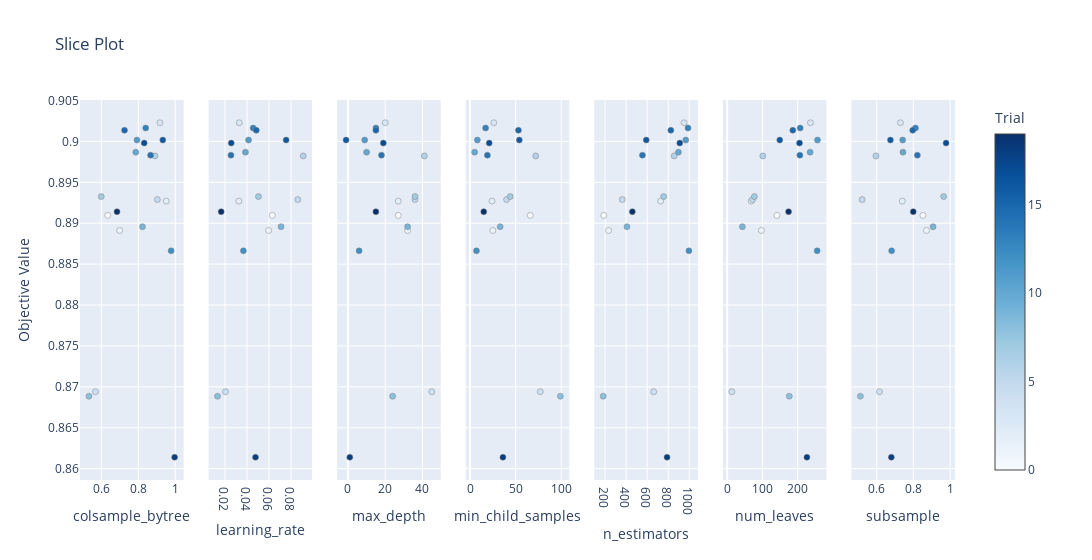

Write notebook code for a chart like this one.
### Code cell
optuna.visualization.plot_slice(study)

### Figure 1 — Plotly figure (JSON) as saved in the notebook; plotly's stock layout.template omitted (floating-point values rounded to 4 significant figures)
{"data": [{"marker": {"color": [0, 1, 2, 3, 4, 5, 6, 7, 8, 9, 10, 11, 12, 13, 14, 15, 16, 17, 18, 19], "colorbar": {"title": {"text": "Trial"}, "x": 1, "xpad": 40}, "colorscale": [[0, "rgb(247,251,255)"], [0.125, "rgb(222,235,247)"], [0.25, "rgb(198,219,239)"], [0.375, "rgb(158,202,225)"], [0.5, "rgb(107,174,214)"], [0.625, "rgb(66,146,198)"], [0.75, "rgb(33,113,181)"], [0.875, "rgb(8,81,156)"], [1, "rgb(8,48,107)"]], "line": {"color": "Grey", "width": 0.5}, "showscale": true}, "mode": "markers", "name": "Feasible Trial", "showlegend": false, "type": "scatter", "x": [0.6344, 0.6995, 0.9512, 0.9171, 0.5679, 0.9031, 0.8904, 0.5994, 0.5328, 0.8228, 0.7863, 0.7928, 0.9778, 0.8402, 0.8664, 0.7254, 0.9327, 0.832, 0.9968, 0.6848], "xaxis": "x", "y": [0.891, 0.8891, 0.8927, 0.9023, 0.8694, 0.8929, 0.8982, 0.8933, 0.8689, 0.8896, 0.8987, 0.9002, 0.8866, 0.9016, 0.8983, 0.9014, 0.9002, 0.8998, 0.8614, 0.8914], "yaxis": "y"}, {"marker": {"color": [0, 1, 2, 3, 4, 5, 6, 7, 8, 9, 10, 11, 12, 13, 14, 15, 16, 17, 18, 19], "colorbar": {"title": {"text": "Trial"}, "x": 1, "xpad": 40}, "colorscale": [[0, "rgb(247,251,255)"], [0.125, "rgb(222,235,247)"], [0.25, "rgb(198,219,239)"], [0.375, "rgb(158,202,225)"], [0.5, "rgb(107,174,214)"], [0.625, "rgb(66,146,198)"], [0.75, "rgb(33,113,181)"], [0.875, "rgb(8,81,156)"], [1, "rgb(8,48,107)"]], "line": {"color": "Grey", "width": 0.5}, "showscale": false}, "mode": "markers", "name": "Feasible Trial", "showlegend": false, "type": "scatter", "x": [0.06298, 0.05966, 0.03258, 0.03295, 0.02042, 0.08617, 0.09106, 0.05042, 0.01319, 0.07092, 0.03857, 0.04141, 0.0367, 0.04557, 0.02541, 0.04843, 0.07551, 0.02565, 0.04772, 0.01654], "xaxis": "x2", "y": [0.891, 0.8891, 0.8927, 0.9023, 0.8694, 0.8929, 0.8982, 0.8933, 0.8689, 0.8896, 0.8987, 0.9002, 0.8866, 0.9016, 0.8983, 0.9014, 0.9002, 0.8998, 0.8614, 0.8914], "yaxis": "y2"}, {"marker": {"color": [0, 1, 2, 3, 4, 5, 6, 7, 8, 9, 10, 11, 12, 13, 14, 15, 16, 17, 18, 19], "colorbar": {"title": {"text": "Trial"}, "x": 1, "xpad": 40}, "colorscale": [[0, "rgb(247,251,255)"], [0.125, "rgb(222,235,247)"], [0.25, "rgb(198,219,239)"], [0.375, "rgb(158,202,225)"], [0.5, "rgb(107,174,214)"], [0.625, "rgb(66,146,198)"], [0.75, "rgb(33,113,181)"], [0.875, "rgb(8,81,156)"], [1, "rgb(8,48,107)"]], "line": {"color": "Grey", "width": 0.5}, "showscale": false}, "mode": "markers", "name": "Feasible Trial", "showlegend": false, "type": "scatter", "x": [27, 32, 27, 20, 45, 36, 41, 36, 24, 32, 10, 9, 6, 15, 18, 15, -1, 19, 1, 15], "xaxis": "x3", "y": [0.891, 0.8891, 0.8927, 0.9023, 0.8694, 0.8929, 0.8982, 0.8933, 0.8689, 0.8896, 0.8987, 0.9002, 0.8866, 0.9016, 0.8983, 0.9014, 0.9002, 0.8998, 0.8614, 0.8914], "yaxis": "y3"}, {"marker": {"color": [0, 1, 2, 3, 4, 5, 6, 7, 8, 9, 10, 11, 12, 13, 14, 15, 16, 17, 18, 19], "colorbar": {"title": {"text": "Trial"}, "x": 1, "xpad": 40}, "colorscale": [[0, "rgb(247,251,255)"], [0.125, "rgb(222,235,247)"], [0.25, "rgb(198,219,239)"], [0.375, "rgb(158,202,225)"], [0.5, "rgb(107,174,214)"], [0.625, "rgb(66,146,198)"], [0.75, "rgb(33,113,181)"], [0.875, "rgb(8,81,156)"], [1, "rgb(8,48,107)"]], "line": {"color": "Grey", "width": 0.5}, "showscale": false}, "mode": "markers", "name": "Feasible Trial", "showlegend": false, "type": "scatter", "x": [66, 25, 24, 26, 77, 40, 72, 44, 99, 33, 5, 8, 7, 17, 19, 53, 54, 21, 36, 15], "xaxis": "x4", "y": [0.891, 0.8891, 0.8927, 0.9023, 0.8694, 0.8929, 0.8982, 0.8933, 0.8689, 0.8896, 0.8987, 0.9002, 0.8866, 0.9016, 0.8983, 0.9014, 0.9002, 0.8998, 0.8614, 0.8914], "yaxis": "y4"}, {"marker": {"color": [0, 1, 2, 3, 4, 5, 6, 7, 8, 9, 10, 11, 12, 13, 14, 15, 16, 17, 18, 19], "colorbar": {"title": {"text": "Trial"}, "x": 1, "xpad": 40}, "colorscale": [[0, "rgb(247,251,255)"], [0.125, "rgb(222,235,247)"], [0.25, "rgb(198,219,239)"], [0.375, "rgb(158,202,225)"], [0.5, "rgb(107,174,214)"], [0.625, "rgb(66,146,198)"], [0.75, "rgb(33,113,181)"], [0.875, "rgb(8,81,156)"], [1, "rgb(8,48,107)"]], "line": {"color": "Grey", "width": 0.5}, "showscale": false}, "mode": "markers", "name": "Feasible Trial", "showlegend": false, "type": "scatter", "x": [187, 233, 728, 951, 662, 363, 857, 757, 182, 408, 897, 967, 997, 988, 555, 825, 591, 910, 789, 459], "xaxis": "x5", "y": [0.891, 0.8891, 0.8927, 0.9023, 0.8694, 0.8929, 0.8982, 0.8933, 0.8689, 0.8896, 0.8987, 0.9002, 0.8866, 0.9016, 0.8983, 0.9014, 0.9002, 0.8998, 0.8614, 0.8914], "yaxis": "y5"}, {"marker": {"color": [0, 1, 2, 3, 4, 5, 6, 7, 8, 9, 10, 11, 12, 13, 14, 15, 16, 17, 18, 19], "colorbar": {"title": {"text": "Trial"}, "x": 1, "xpad": 40}, "colorscale": [[0, "rgb(247,251,255)"], [0.125, "rgb(222,235,247)"], [0.25, "rgb(198,219,239)"], [0.375, "rgb(158,202,225)"], [0.5, "rgb(107,174,214)"], [0.625, "rgb(66,146,198)"], [0.75, "rgb(33,113,181)"], [0.875, "rgb(8,81,156)"], [1, "rgb(8,48,107)"]], "line": {"color": "Grey", "width": 0.5}, "showscale": false}, "mode": "markers", "name": "Feasible Trial", "showlegend": false, "type": "scatter", "x": [141, 97, 68, 236, 13, 72, 101, 77, 176, 43, 235, 256, 255, 207, 206, 186, 149, 205, 226, 174], "xaxis": "x6", "y": [0.891, 0.8891, 0.8927, 0.9023, 0.8694, 0.8929, 0.8982, 0.8933, 0.8689, 0.8896, 0.8987, 0.9002, 0.8866, 0.9016, 0.8983, 0.9014, 0.9002, 0.8998, 0.8614, 0.8914], "yaxis": "y6"}, {"marker": {"color": [0, 1, 2, 3, 4, 5, 6, 7, 8, 9, 10, 11, 12, 13, 14, 15, 16, 17, 18, 19], "colorbar": {"title": {"text": "Trial"}, "x": 1, "xpad": 40}, "colorscale": [[0, "rgb(247,251,255)"], [0.125, "rgb(222,235,247)"], [0.25, "rgb(198,219,239)"], [0.375, "rgb(158,202,225)"], [0.5, "rgb(107,174,214)"], [0.625, "rgb(66,146,198)"], [0.75, "rgb(33,113,181)"], [0.875, "rgb(8,81,156)"], [1, "rgb(8,48,107)"]], "line": {"color": "Grey", "width": 0.5}, "showscale": false}, "mode": "markers", "name": "Feasible Trial", "showlegend": false, "type": "scatter", "x": [0.852, 0.8714, 0.7396, 0.7292, 0.6152, 0.5206, 0.5959, 0.965, 0.5109, 0.9074, 0.743, 0.7416, 0.6814, 0.8113, 0.8215, 0.7963, 0.6748, 0.9782, 0.6798, 0.7992], "xaxis": "x7", "y": [0.891, 0.8891, 0.8927, 0.9023, 0.8694, 0.8929, 0.8982, 0.8933, 0.8689, 0.8896, 0.8987, 0.9002, 0.8866, 0.9016, 0.8983, 0.9014, 0.9002, 0.8998, 0.8614, 0.8914], "yaxis": "y7"}], "layout": {"title": {"text": "Slice Plot"}, "width": 2100, "xaxis": {"anchor": "y", "domain": [0, 0.1184], "title": {"text": "colsample_bytree"}}, "xaxis2": {"anchor": "y2", "domain": [0.1469, 0.2653], "title": {"text": "learning_rate"}}, "xaxis3": {"anchor": "y3", "domain": [0.2939, 0.4122], "title": {"text": "max_depth"}}, "xaxis4": {"anchor": "y4", "domain": [0.4408, 0.5592], "title": {"text": "min_child_samples"}}, "xaxis5": {"anchor": "y5", "domain": [0.5878, 0.7061], "title": {"text": "n_estimators"}}, "xaxis6": {"anchor": "y6", "domain": [0.7347, 0.8531], "title": {"text": "num_leaves"}}, "xaxis7": {"anchor": "y7", "domain": [0.8816, 1.0], "title": {"text": "subsample"}}, "yaxis": {"anchor": "x", "domain": [0, 1], "title": {"text": "Objective Value"}}, "yaxis2": {"anchor": "x2", "domain": [0, 1], "matches": "y", "showticklabels": false}, "yaxis3": {"anchor": "x3", "domain": [0, 1], "matches": "y", "showticklabels": false}, "yaxis4": {"anchor": "x4", "domain": [0, 1], "matches": "y", "showticklabels": false}, "yaxis5": {"anchor": "x5", "domain": [0, 1], "matches": "y", "showticklabels": false}, "yaxis6": {"anchor": "x6", "domain": [0, 1], "matches": "y", "showticklabels": false}, "yaxis7": {"anchor": "x7", "domain": [0, 1], "matches": "y", "showticklabels": false}}}
